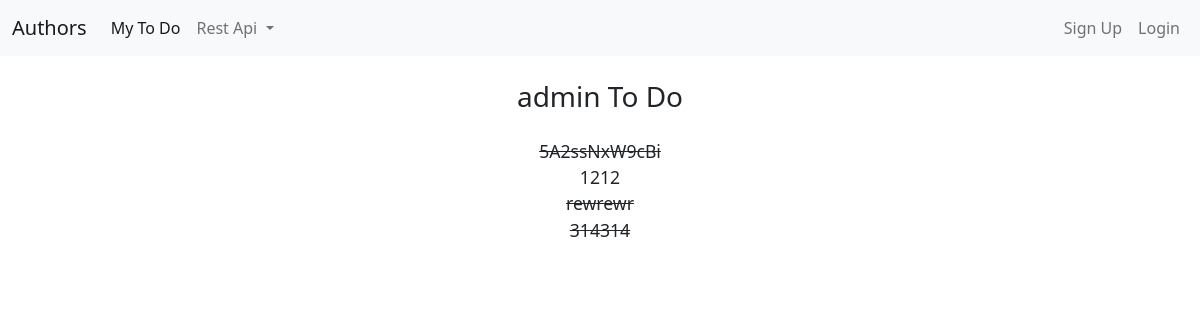
/ToDoApp/ToDo/admin/, run on an earlier commit of the app's database.
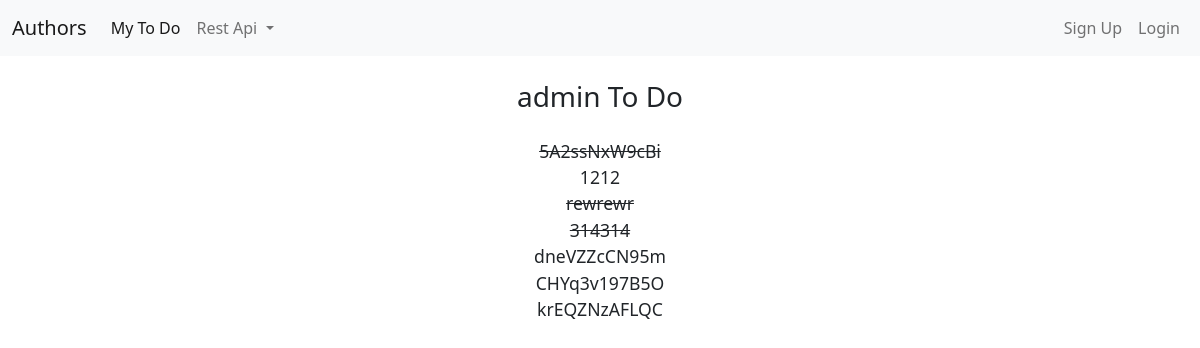
And on a later commit of the database.
### ToDoApp/models.py (models this page shows, shortened)
class Task(models.Model):
    task_title = models.TextField('Текст задачи')
    task_complete = models.BooleanField('Закончено', default=False)
    task_author = models.ForeignKey(settings.AUTH_USER_MODEL, related_name='tasks', on_delete=models.CASCADE)

### ToDoApp/views.py (the view)
# urls.py: path('ToDo/<str:user>/', views.users_ToDo, name='users_ToDo'),
def users_ToDo(request, user):
    tasks = Task.objects.filter(task_author__username=user)
    context = {
        'tasks': tasks,
        'header': f'{user} To Do'
    }
    return render(request, 'UserToDo.html', context)

### templates/UserToDo.html (shortened to what this page needs)
{% extends 'base.html' %}
{% block content %}
    <h3 class="head_text">{{ header }}</h3>
    <div class="content_container">
        {% if tasks %}
            {% for item in tasks %}
                {% if item.task_complete %}
                    <tr>
                        <s>{{ item.task_title }}</s><br>
                    </tr>
                {% else %}
                    <tr>
                        {{ item.task_title }}<br>
                    </tr>
                {% endif %}
            {% endfor %}
        {% else %}
            Заметки не найдены
        {% endif %}
    </div>
{% endblock %}

What changed in the data, as far as the page shows it:
added Task: task_title "dneVZZcCN95m"
added Task: task_title "CHYq3v197B5O"
added Task: task_title "krEQZNzAFLQC"
